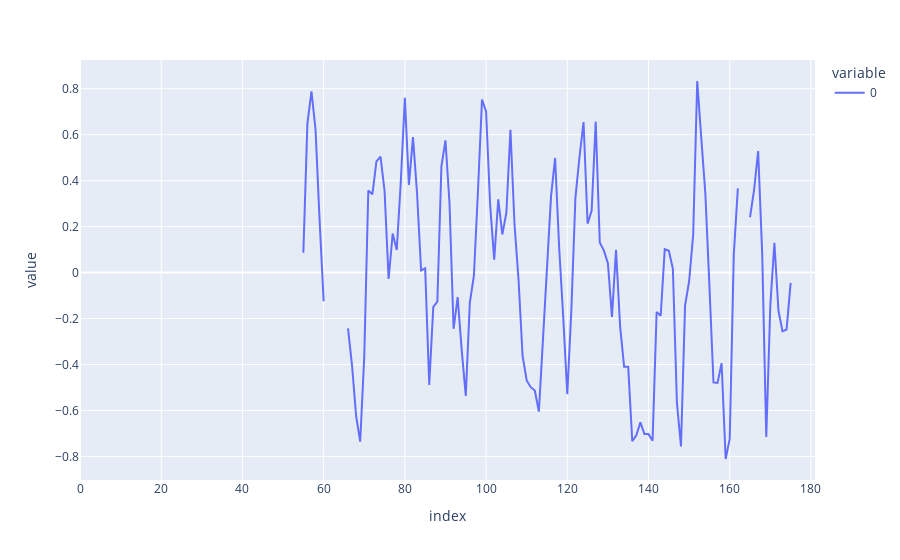

This figure's notebook cell:
### Code cell
# Check the correlation between median rolling window Factiva and Google Trends
g = px.line(data_rolling_medianF)
g.show()

### Figure 1 — Plotly figure (JSON) as saved in the notebook; plotly's stock layout.template omitted (floating-point values rounded to 4 significant figures; data arrays with more than 128 entries replaced by an {"elided": "..."} marker saying what was removed)
{"data": [{"hovertemplate": "variable=0<br>index=%{x}<br>value=%{y}<extra></extra>", "legendgroup": "0", "line": {"color": "#636efa", "dash": "solid"}, "marker": {"symbol": "circle"}, "mode": "lines", "name": "0", "orientation": "v", "showlegend": true, "type": "scatter", "x": {"elided": "182 int values"}, "xaxis": "x", "y": {"elided": "182 float values"}, "yaxis": "y"}], "layout": {"legend": {"title": {"text": "variable"}, "tracegroupgap": 0}, "margin": {"t": 60}, "xaxis": {"anchor": "y", "domain": [0, 1], "title": {"text": "index"}}, "yaxis": {"anchor": "x", "domain": [0, 1], "title": {"text": "value"}}}}
